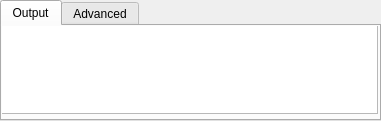
   <widget class="QTabWidget" name="tabWidget_2">
    <property name="geometry">
     <rect>
      <x>20</x>
      <y>260</y>
      <width>381</width>
      <height>121</height>
     </rect>
    </property>
    <property name="currentIndex">
     <number>0</number>
    </property>
    <widget class="QWidget" name="tab_2">
     <attribute name="title">
      <string>Output</string>
     </attribute>
     <widget class="QTextBrowser" name="textBrowser_2">
      <property name="geometry">
       <rect>
        <x>-2</x>
        <y>-2</y>
        <width>378</width>
        <height>90</height>
       </rect>
      </property>
      <property name="palette">
       <palette>
        <active>
         <colorrole role="WindowText">
          <brush brushstyle="SolidPattern">
           <color alpha="255">
            <red>182</red>
            <green>182</green>
            <blue>182</blue>
           </color>
          </brush>
         </colorrole>
         <colorrole role="Text">
          <brush brushstyle="SolidPattern">
           <color alpha="255">
            <red>182</red>
            <green>182</green>
            <blue>182</blue>
           </color>
          </brush>
         </colorrole>
         <colorrole role="BrightText">
          <brush brushstyle="SolidPattern">
           <color alpha="255">
            <red>182</red>
            <green>182</green>
            <blue>182</blue>
           </color>
          </brush>
         </colorrole>
         <colorrole role="HighlightedText">
          <brush brushstyle="SolidPattern">
           <color alpha="255">
            <red>104</red>
            <green>104</green>
            <blue>104</blue>
           </color>
          </brush>
         </colorrole>
         <colorrole role="ToolTipText">
          <brush brushstyle="SolidPattern">
           <color alpha="255">
            <red>104</red>
            <green>104</green>
            <blue>104</blue>
           </color>
          </brush>
         </colorrole>
         <colorrole role="PlaceholderText">
          <brush brushstyle="SolidPattern">
           <color alpha="128">
            <red>182</red>
            <green>182</green>
            <blue>182</blue>
           </color>
          </brush>
         </colorrole>
        </active>
        <inactive>
         <colorrole role="WindowText">
          <brush brushstyle="SolidPattern">
           <color alpha="255">
            <red>210</red>
            <green>210</green>
            <blue>210</blue>
           </color>
          </brush>
         </colorrole>
         <colorrole role="Text">
          <brush brushstyle="SolidPattern">
           <color alpha="255">
            <red>210</red>
            <green>210</green>
            <blue>210</blue>
           </color>
          </brush>
         </colorrole>
         <colorrole role="BrightText">
          <brush brushstyle="SolidPattern">
           <color alpha="255">
            <red>255</red>
            <green>255</green>
            <blue>255</blue>
           </color>
          </brush>
         </colorrole>
         <colorrole role="HighlightedText">
          <brush brushstyle="SolidPattern">
           <color alpha="255">
            <red>255</red>
            <green>255</green>
            <blue>255</blue>
           </color>
          </brush>
         </colorrole>
         <colorrole role="ToolTipText">
          <brush brushstyle="SolidPattern">
           <color alpha="255">
            <red>247</red>
            <green>247</green>
            <blue>247</blue>
           </color>
          </brush>
         </colorrole>
         <colorrole role="PlaceholderText">
          <brush brushstyle="SolidPattern">
           <color alpha="128">
            <red>104</red>
            <green>104</green>
            <blue>104</blue>
           </color>
          </brush>
         </colorrole>
        </inactive>
        <disabled>
         <colorrole role="WindowText">
          <brush brushstyle="SolidPattern">
           <color alpha="255">
            <red>210</red>
            <green>210</green>
            <blue>210</blue>
           </color>
          </brush>
         </colorrole>
         <colorrole role="Text">
          <brush brushstyle="SolidPattern">
           <color alpha="255">
            <red>104</red>
            <green>104</green>
            <blue>104</blue>
           </color>
          </brush>
         </colorrole>
         <colorrole role="BrightText">
          <brush brushstyle="SolidPattern">
           <color alpha="255">
            <red>104</red>
            <green>104</green>
            <blue>104</blue>
           </color>
          </brush>
         </colorrole>
         <colorrole role="HighlightedText">
          <brush brushstyle="SolidPattern">
           <color alpha="255">
            <red>110</red>
            <green>114</green>
            <blue>117</blue>
           </color>
          </brush>
         </colorrole>
         <colorrole role="ToolTipText">
          <brush brushstyle="SolidPattern">
           <color alpha="255">
            <red>104</red>
            <green>104</green>
            <blue>104</blue>
           </color>
          </brush>
         </colorrole>
         <colorrole role="PlaceholderText">
          <brush brushstyle="SolidPattern">
           <color alpha="128">
            <red>104</red>
            <green>104</green>
            <blue>104</blue>
           </color>
          </brush>
         </colorrole>
        </disabled>
       </palette>
      </property>
      <property name="font">
       <font>
        <family>Droid Sans Mono</family>
        <pointsize>8</pointsize>
       </font>
      </property>
      <property name="layoutDirection">
       <enum>Qt::LeftToRight</enum>
      </property>
      <property name="autoFillBackground">
       <bool>false</bool>
      </property>
      <property name="styleSheet">
       <string notr="true"/>
      </property>
      <property name="inputMethodHints">
       <set>Qt::ImhMultiLine</set>
      </property>
      <property name="frameShape">
       <enum>QFrame::StyledPanel</enum>
      </property>
     </widget>
    </widget>
    <widget class="QWidget" name="tab_4">
     <attribute name="title">
      <string>Advanced</string>
     </attribute>
    </widget>
   </widget>
